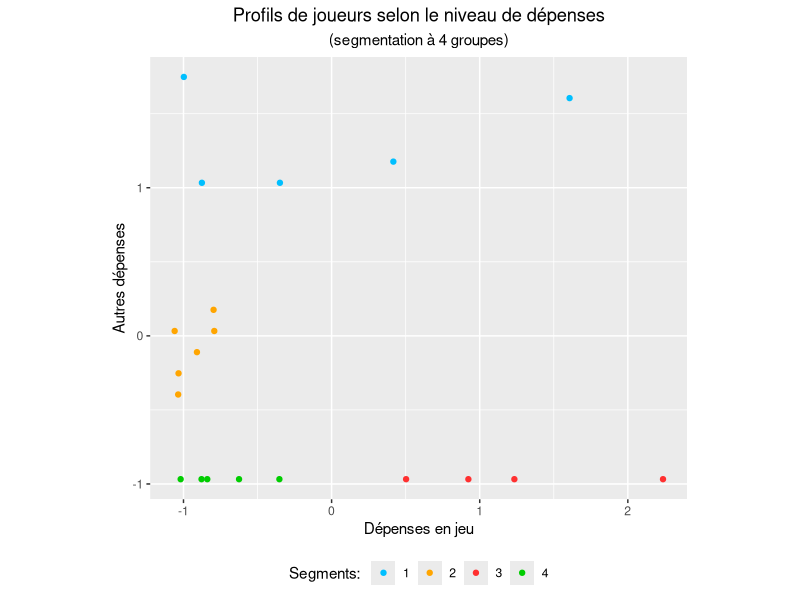

Write R code to recreate this figure.
## ---- chunk 1
setwd("/Users/nct/Documents/github")
## ---- chunk 2
library(dplyr)
library(ggplot2)
library(readxl)
## ---- chunk 3
profil <- read_xlsx("Donnees.xlsx", sheet = "Profils", col_names = TRUE, skip = 1)
## ---- chunk 4
summary(profil)
## ---- chunk 5
profil <- profil %>%
  mutate(Femme = ifelse(Sexe == "F", 1, 0))
## ---- chunk 6
profil <- profil %>%
  mutate(NbVisites = (NbVisites - mean(NbVisites))/sd(NbVisites),
         DepenseJeu = (DepenseJeu - mean(DepenseJeu))/sd(DepenseJeu),
         DepensesAutres = (DepensesAutres - mean(DepensesAutres))/sd(DepensesAutres))
summary(profil)
## ---- chunk 7
# sélection des variables et des observations
top.20 <- profil %>%
  select(c("DepenseJeu", "DepensesAutres")) %>%
  head(., 20)
# définition d'un seed pour que les résultats soient toujours les mêmes
set.seed(222)
# segmentation à l'aide de la fonction kmeans
estim <- kmeans(top.20, centers = 4)
top.20 <- top.20 %>%
  mutate(cluster = as.factor(estim$cluster))
# visualisation des résultats
ggplot(top.20) +
  geom_point(aes(DepenseJeu, DepensesAutres, color = cluster)) +
  scale_color_manual(breaks = c("1", "2", "3", "4"),
                     values = c("1" = "deepskyblue1", "2" = "orange",
                              "3" = "firebrick1", "4" = "green3"),
                     name = "Segments: ") +
  theme(legend.position = "bottom",
        plot.title = element_text(hjust = 0.5),
        plot.subtitle = element_text(hjust = 0.5)) +
  labs(title = "Profils de joueurs selon le niveau de dépenses",
       subtitle = "(segmentation à 4 groupes)") +
  ylab(label = "Autres dépenses") +
  xlab(label = "Dépenses en jeu") +
  coord_fixed()
